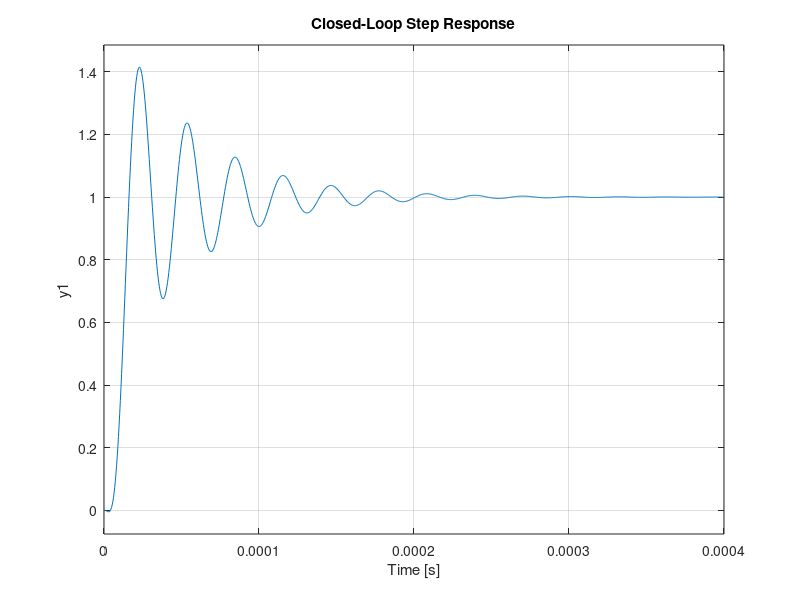

The MATLAB source for this figure: (Note: this script raises an error after producing the figure.)
clc; clear; close all;

% =========================
% Parameters
% =========================
Vc   = 5;        
Vtri = 1.6;      
fsw  = 200e3;    
L    = 22.5e-6;  
C    = 0.7e-6;   
R    = 8;        
Rfb1 = 10e3;     
Rfb2 = 1.429e3;  

s = tf('s');

% =========================
% Plant transfer functions
% =========================
Glc = 1 / (L*C*s^2 + (L/R)*s + 1);

Td = 1 / (2*fsw);
Gpwm = (Vc / (2*Vtri)) * (1 - s*Td/2) / (1 + s*Td/2);

H = Rfb2 / (Rfb1 + Rfb2);

% Plant seen by compensator
Gp = Glc * Gpwm * H;

% =========================
% Desired crossover
% =========================
fc = 20e3;              % [Hz]
wc = 2*pi*fc;           % [rad/s]

% Compute |Gp(jwc)|
Gp_mag = abs(freqresp(Gp, wc));

% For Gc = K/s:
% |(K/jwc)Gp(jwc)| = 1
K = wc / Gp_mag;

% Compensator
Gc = K / s;

% Final open-loop transfer function
T = Gc * Gp;

% =========================
% Closed-loop transient response + ESS
% =========================
T_cl = feedback(Gc*Gp, 1);   % unity negative feedback closed-loop

figure;
step(T_cl);
grid on;
title('Closed-Loop Step Response');

info = stepinfo(T_cl);

fprintf('\nTransient Response Info:\n');
fprintf('Rise Time:        %.6e s\n', info.RiseTime);
fprintf('Settling Time:    %.6e s\n', info.SettlingTime);
fprintf('Overshoot:        %.2f %%\n', info.Overshoot);
fprintf('Peak Time:        %.6e s\n', info.PeakTime);
fprintf('Peak Value:       %.6f\n', info.Peak);

% Steady-state error for unit step input
ess = abs(1 - dcgain(T_cl));

fprintf('\nSteady-State Error:\n');
fprintf('ESS for unit step input: %.6e\n', ess);

% =========================
% Print results
% =========================
fprintf('Desired crossover frequency: %.2f kHz\n', fc/1e3);
fprintf('Desired crossover frequency: %.2f krad/s\n', wc/1e3);
fprintf('|Gp(jwc)|: %.6f\n', Gp_mag);
fprintf('Required K: %.6e\n', K);

[Gm, Pm, Wcg, Wcp] = margin(T);

fprintf('\nAfter applying Gc = K/s:\n');
fprintf('Gain Margin:       %.2f dB at %.2f krad/s\n', 20*log10(Gm), Wcg/1e3);
fprintf('Phase Margin:      %.2f deg at %.2f krad/s\n', Pm, Wcp/1e3);
fprintf('Actual crossover:  %.2f kHz\n', Wcp/(2*pi*1e3));

% =========================
% Plots
% =========================
figure;
bode(T);
grid on;
title('Open-Loop Bode Plot with Gc = K/s');

figure;
nyquist(T);
grid on;
title('Nyquist Plot with Gc = K/s');

figure;
rlocus(T);
grid on;
title('Root Locus with Gc = K/s');
